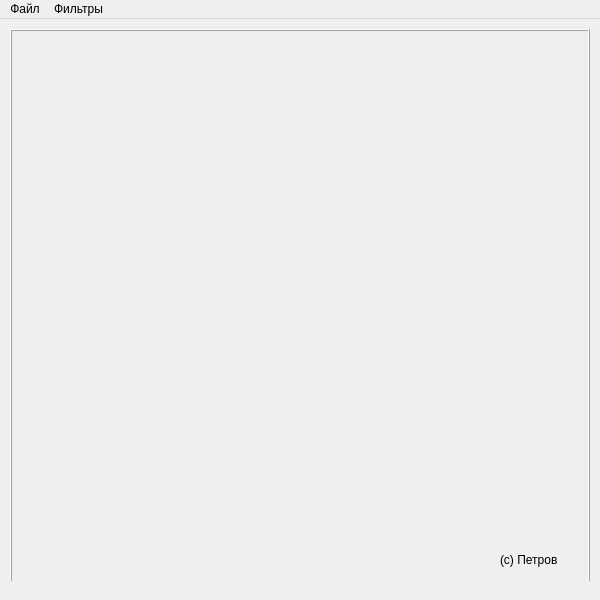
<?xml version="1.0" encoding="UTF-8"?>
<ui version="4.0">
 <class>MainWindow</class>
 <widget class="QMainWindow" name="MainWindow">
  <property name="geometry">
   <rect>
    <x>0</x>
    <y>0</y>
    <width>600</width>
    <height>600</height>
   </rect>
  </property>
  <property name="minimumSize">
   <size>
    <width>600</width>
    <height>600</height>
   </size>
  </property>
  <property name="maximumSize">
   <size>
    <width>600</width>
    <height>600</height>
   </size>
  </property>
  <property name="contextMenuPolicy">
   <enum>Qt::NoContextMenu</enum>
  </property>
  <property name="acceptDrops">
   <bool>false</bool>
  </property>
  <property name="windowTitle">
   <string>Фильтры и их друзья</string>
  </property>
  <widget class="QWidget" name="centralwidget">
   <widget class="QLabel" name="scene">
    <property name="enabled">
     <bool>true</bool>
    </property>
    <property name="geometry">
     <rect>
      <x>10</x>
      <y>10</y>
      <width>580</width>
      <height>580</height>
     </rect>
    </property>
    <property name="autoFillBackground">
     <bool>true</bool>
    </property>
    <property name="frameShape">
     <enum>QFrame::Box</enum>
    </property>
    <property name="frameShadow">
     <enum>QFrame::Raised</enum>
    </property>
    <property name="lineWidth">
     <number>1</number>
    </property>
    <property name="midLineWidth">
     <number>0</number>
    </property>
    <property name="text">
     <string/>
    </property>
    <property name="scaledContents">
     <bool>true</bool>
    </property>
    <property name="alignment">
     <set>Qt::AlignCenter</set>
    </property>
    <property name="wordWrap">
     <bool>false</bool>
    </property>
   </widget>
   <widget class="QLabel" name="label">
    <property name="enabled">
     <bool>true</bool>
    </property>
    <property name="geometry">
     <rect>
      <x>500</x>
      <y>520</y>
      <width>81</width>
      <height>41</height>
     </rect>
    </property>
    <property name="text">
     <string>(с) Петров</string>
    </property>
   </widget>
  </widget>
  <widget class="QMenuBar" name="menubar">
   <property name="geometry">
    <rect>
     <x>0</x>
     <y>0</y>
     <width>600</width>
     <height>25</height>
    </rect>
   </property>
   <property name="defaultUp">
    <bool>false</bool>
   </property>
   <property name="nativeMenuBar">
    <bool>true</bool>
   </property>
   <widget class="QMenu" name="menuFile">
    <property name="title">
     <string>Файл</string>
    </property>
    <addaction name="openFile"/>
    <addaction name="saveFile"/>
   </widget>
   <widget class="QMenu" name="menuFilters">
    <property name="title">
     <string>Фильтры</string>
    </property>
    <widget class="QMenu" name="spotFilters">
     <property name="title">
      <string>Точечные</string>
     </property>
     <addaction name="inversion"/>
     <addaction name="sepia"/>
     <addaction name="gray"/>
     <addaction name="bright"/>
     <addaction name="transfer"/>
     <addaction name="glass"/>
     <addaction name="bin"/>
    </widget>
    <widget class="QMenu" name="matixFilters">
     <property name="title">
      <string>Матричные</string>
     </property>
     <addaction name="blue"/>
     <addaction name="gauss"/>
     <addaction name="motionblur"/>
     <addaction name="harsness"/>
     <addaction name="sobel"/>
     <addaction name="feldman"/>
     <addaction name="diffSF"/>
     <addaction name="diffFS"/>
     <addaction name="separator"/>
    </widget>
    <widget class="QMenu" name="morphology">
     <property name="title">
      <string>Борьба с шумом</string>
     </property>
     <addaction name="erosion"/>
     <addaction name="dilation"/>
     <addaction name="opening"/>
     <addaction name="closing"/>
    </widget>
    <addaction name="spotFilters"/>
    <addaction name="matixFilters"/>
    <addaction name="morphology"/>
    <addaction name="separator"/>
    <addaction name="reset"/>
    <addaction name="separator"/>
    <addaction name="test"/>
   </widget>
   <addaction name="menuFile"/>
   <addaction name="menuFilters"/>
  </widget>
  <widget class="QStatusBar" name="statusbar">
   <property name="sizeGripEnabled">
    <bool>false</bool>
   </property>
  </widget>
  <action name="openFile">
   <property name="text">
    <string>Открыть</string>
   </property>
   <property name="menuRole">
    <enum>QAction::AboutQtRole</enum>
   </property>
  </action>
  <action name="saveFile">
   <property name="text">
    <string>Сохранить</string>
   </property>
  </action>
  <action name="inversion">
   <property name="text">
    <string>Инверсия</string>
   </property>
  </action>
  <action name="blue">
   <property name="text">
    <string>Размытие</string>
   </property>
  </action>
  <action name="gauss">
   <property name="text">
    <string>Гаусс</string>
   </property>
  </action>
  <action name="sepia">
   <property name="text">
    <string>Сепия</string>
   </property>
  </action>
  <action name="gray">
   <property name="text">
    <string>Чёрно-белое</string>
   </property>
  </action>
  <action name="bright">
   <property name="text">
    <string>Яркость</string>
   </property>
  </action>
  <action name="harsness">
   <property name="text">
    <string>Точность</string>
   </property>
  </action>
  <action name="sobel">
   <property name="text">
    <string>Собель</string>
   </property>
  </action>
  <action name="feldman">
   <property name="text">
    <string>Щарра</string>
   </property>
  </action>
  <action name="motionblur">
   <property name="text">
    <string>Размытие с сдвигом</string>
   </property>
  </action>
  <action name="embossed">
   <property name="text">
    <string>Тиснение</string>
   </property>
  </action>
  <action name="glowingEdges">
   <property name="text">
    <string>Светящие края</string>
   </property>
  </action>
  <action name="transfer">
   <property name="text">
    <string>Волны</string>
   </property>
  </action>
  <action name="glass">
   <property name="text">
    <string>Эффект &quot;стекла&quot;</string>
   </property>
  </action>
  <action name="reset">
   <property name="text">
    <string>Сброс</string>
   </property>
  </action>
  <action name="test">
   <property name="text">
    <string>Test</string>
   </property>
  </action>
  <action name="diffSF">
   <property name="text">
    <string>Собель - Щарра</string>
   </property>
  </action>
  <action name="diffFS">
   <property name="text">
    <string>Щарра - Собель</string>
   </property>
  </action>
  <action name="erosion">
   <property name="text">
    <string>Сужение</string>
   </property>
  </action>
  <action name="dilation">
   <property name="text">
    <string>Расширение</string>
   </property>
  </action>
  <action name="opening">
   <property name="text">
    <string>Открытие</string>
   </property>
  </action>
  <action name="closing">
   <property name="text">
    <string>Закрытие</string>
   </property>
  </action>
  <action name="bin">
   <property name="text">
    <string>Бинарное</string>
   </property>
  </action>
 </widget>
 <resources/>
 <connections/>
 <designerdata>
  <property name="gridDeltaX">
   <number>10</number>
  </property>
  <property name="gridDeltaY">
   <number>10</number>
  </property>
  <property name="gridSnapX">
   <bool>true</bool>
  </property>
  <property name="gridSnapY">
   <bool>true</bool>
  </property>
  <property name="gridVisible">
   <bool>true</bool>
  </property>
 </designerdata>
</ui>
